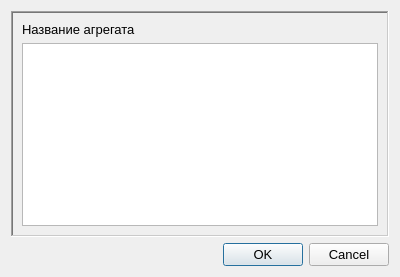
<?xml version="1.0" encoding="UTF-8"?>
<ui version="4.0">
 <class>QOpenGraphDialog</class>
 <widget class="QDialog" name="QOpenGraphDialog">
  <property name="geometry">
   <rect>
    <x>0</x>
    <y>0</y>
    <width>400</width>
    <height>277</height>
   </rect>
  </property>
  <property name="minimumSize">
   <size>
    <width>400</width>
    <height>277</height>
   </size>
  </property>
  <property name="maximumSize">
   <size>
    <width>400</width>
    <height>277</height>
   </size>
  </property>
  <property name="font">
   <font>
    <pointsize>10</pointsize>
   </font>
  </property>
  <property name="windowTitle">
   <string>Открыть...</string>
  </property>
  <property name="windowIcon">
   <iconset resource="../../resources.qrc">
    <normaloff>:/images/G.png</normaloff>:/images/G.png</iconset>
  </property>
  <layout class="QVBoxLayout" name="verticalLayout">
   <item>
    <widget class="QFrame" name="frame">
     <property name="frameShape">
      <enum>QFrame::WinPanel</enum>
     </property>
     <property name="frameShadow">
      <enum>QFrame::Sunken</enum>
     </property>
     <property name="lineWidth">
      <number>4</number>
     </property>
     <property name="midLineWidth">
      <number>1</number>
     </property>
     <layout class="QVBoxLayout" name="verticalLayout_2">
      <item>
       <widget class="QLabel" name="label">
        <property name="text">
         <string>Название агрегата</string>
        </property>
       </widget>
      </item>
      <item>
       <widget class="QListWidget" name="listWidget"/>
      </item>
     </layout>
    </widget>
   </item>
   <item>
    <widget class="QDialogButtonBox" name="buttonBox">
     <property name="orientation">
      <enum>Qt::Horizontal</enum>
     </property>
     <property name="standardButtons">
      <set>QDialogButtonBox::Cancel|QDialogButtonBox::Ok</set>
     </property>
    </widget>
   </item>
  </layout>
 </widget>
 <tabstops>
  <tabstop>listWidget</tabstop>
  <tabstop>buttonBox</tabstop>
 </tabstops>
 <resources>
  <include location="../../resources.qrc"/>
 </resources>
 <connections>
  <connection>
   <sender>buttonBox</sender>
   <signal>accepted()</signal>
   <receiver>QOpenGraphDialog</receiver>
   <slot>accept()</slot>
   <hints>
    <hint type="sourcelabel">
     <x>248</x>
     <y>254</y>
    </hint>
    <hint type="destinationlabel">
     <x>157</x>
     <y>274</y>
    </hint>
   </hints>
  </connection>
  <connection>
   <sender>buttonBox</sender>
   <signal>rejected()</signal>
   <receiver>QOpenGraphDialog</receiver>
   <slot>reject()</slot>
   <hints>
    <hint type="sourcelabel">
     <x>316</x>
     <y>260</y>
    </hint>
    <hint type="destinationlabel">
     <x>286</x>
     <y>274</y>
    </hint>
   </hints>
  </connection>
 </connections>
</ui>
